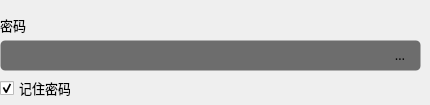
                <widget class="QWidget" name="tab_keyboard">
                 <attribute name="title">
                  <string>   Keyboard Interactive   </string>
                 </attribute>
                 <widget class="QToolButton" name="toolButton_6">
                  <property name="geometry">
                   <rect>
                    <x>380</x>
                    <y>40</y>
                    <width>40</width>
                    <height>30</height>
                   </rect>
                  </property>
                  <property name="sizePolicy">
                   <sizepolicy hsizetype="Expanding" vsizetype="Expanding">
                    <horstretch>0</horstretch>
                    <verstretch>0</verstretch>
                   </sizepolicy>
                  </property>
                  <property name="minimumSize">
                   <size>
                    <width>30</width>
                    <height>30</height>
                   </size>
                  </property>
                  <property name="maximumSize">
                   <size>
                    <width>40</width>
                    <height>30</height>
                   </size>
                  </property>
                  <property name="font">
                   <font>
                    <family>OPPOSans B</family>
                    <pointsize>10</pointsize>
                    <stylestrategy>PreferAntialias</stylestrategy>
                   </font>
                  </property>
                  <property name="styleSheet">
                   <string notr="true">QToolButton {
background-color: rgba(25, 25, 25,0);
border: 1px solid rgba(255, 255, 255, 0);
border-radius: 5px;
padding-left:10px;
padding-right:10px;
}

QToolButton::menu-indicator { 
	image: None;
}

 
QToolButton:hover {
background-color: rgba(25, 25, 25,0);
border: 1px solid rgba(255, 255, 255, 0);
border-radius: 5px;
padding-left:10px;
padding-right:10px;
}</string>
                  </property>
                  <property name="text">
                   <string>取消</string>
                  </property>
                  <property name="icon">
                   <iconset resource="lib.qrc">
                    <normaloff>:/lib/eye1.png</normaloff>:/lib/eye1.png</iconset>
                  </property>
                  <property name="iconSize">
                   <size>
                    <width>14</width>
                    <height>14</height>
                   </size>
                  </property>
                 </widget>
                 <widget class="QCheckBox" name="checkBox_remember_password_2">
                  <property name="geometry">
                   <rect>
                    <x>0</x>
                    <y>80</y>
                    <width>71</width>
                    <height>16</height>
                   </rect>
                  </property>
                  <property name="font">
                   <font>
                    <family>OPPOSans B</family>
                    <pointsize>10</pointsize>
                    <stylestrategy>PreferAntialias</stylestrategy>
                   </font>
                  </property>
                  <property name="text">
                   <string>记住密码</string>
                  </property>
                  <property name="checked">
                   <bool>true</bool>
                  </property>
                 </widget>
                 <widget class="QLineEdit" name="lineEdit_password_data_2">
                  <property name="geometry">
                   <rect>
                    <x>0</x>
                    <y>40</y>
                    <width>421</width>
                    <height>31</height>
                   </rect>
                  </property>
                  <property name="minimumSize">
                   <size>
                    <width>0</width>
                    <height>30</height>
                   </size>
                  </property>
                  <property name="font">
                   <font>
                    <family>OPPOSans B</family>
                    <pointsize>10</pointsize>
                   </font>
                  </property>
                  <property name="styleSheet">
                   <string notr="true">background-color: rgb(25, 25, 25, 155);
border: 1px solid rgba(255, 255, 255, 0);
border-radius: 5px;
padding-left:10px;
padding-right:10px;</string>
                  </property>
                  <property name="text">
                   <string/>
                  </property>
                  <property name="echoMode">
                   <enum>QLineEdit::Password</enum>
                  </property>
                 </widget>
                 <widget class="QLabel" name="label_password_2">
                  <property name="geometry">
                   <rect>
                    <x>0</x>
                    <y>10</y>
                    <width>39</width>
                    <height>30</height>
                   </rect>
                  </property>
                  <property name="font">
                   <font>
                    <family>OPPOSans B</family>
                    <pointsize>10</pointsize>
                   </font>
                  </property>
                  <property name="text">
                   <string>密码</string>
                  </property>
                 </widget>
                 <zorder>checkBox_remember_password_2</zorder>
                 <zorder>lineEdit_password_data_2</zorder>
                 <zorder>label_password_2</zorder>
                 <zorder>toolButton_6</zorder>
                </widget>
